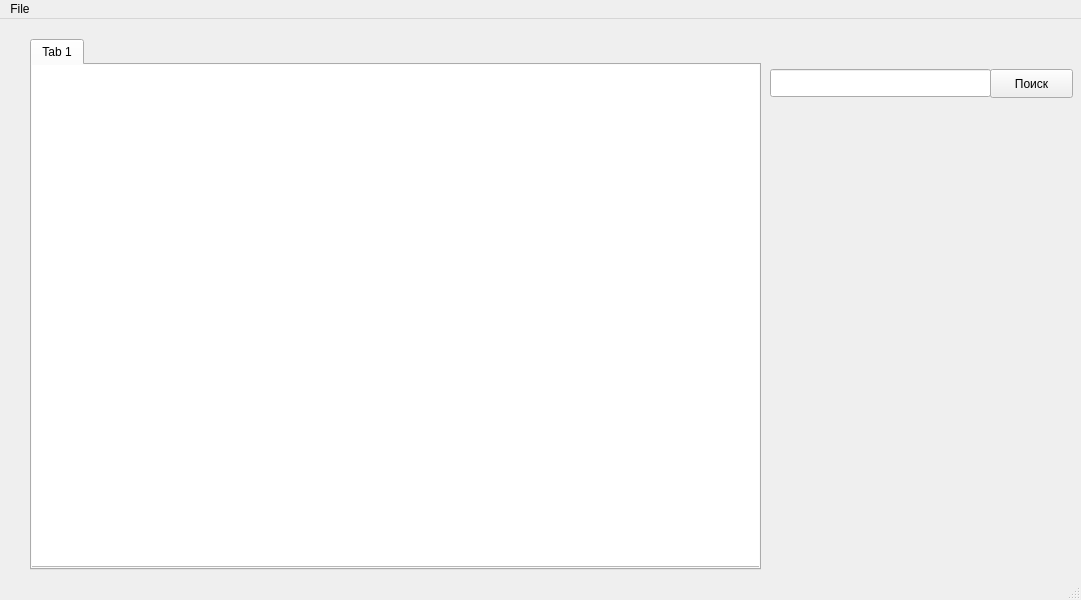
<?xml version="1.0" encoding="UTF-8"?>
<ui version="4.0">
 <class>MainWindow</class>
 <widget class="QMainWindow" name="MainWindow">
  <property name="geometry">
   <rect>
    <x>0</x>
    <y>0</y>
    <width>1081</width>
    <height>600</height>
   </rect>
  </property>
  <property name="windowTitle">
   <string>PassKeeper</string>
  </property>
  <widget class="QWidget" name="centralwidget">
   <widget class="QTabWidget" name="Tables">
    <property name="geometry">
     <rect>
      <x>30</x>
      <y>20</y>
      <width>731</width>
      <height>531</height>
     </rect>
    </property>
    <property name="currentIndex">
     <number>0</number>
    </property>
    <widget class="QWidget" name="tab">
     <attribute name="title">
      <string>Tab 1</string>
     </attribute>
     <widget class="QTableView" name="MW_tableOne_View">
      <property name="geometry">
       <rect>
        <x>-5</x>
        <y>-9</y>
        <width>741</width>
        <height>511</height>
       </rect>
      </property>
     </widget>
    </widget>
   </widget>
   <widget class="QPushButton" name="MW_Seach">
    <property name="geometry">
     <rect>
      <x>990</x>
      <y>50</y>
      <width>83</width>
      <height>29</height>
     </rect>
    </property>
    <property name="text">
     <string>Поиск</string>
    </property>
   </widget>
   <widget class="QLineEdit" name="MW_Seach_line">
    <property name="geometry">
     <rect>
      <x>770</x>
      <y>50</y>
      <width>221</width>
      <height>28</height>
     </rect>
    </property>
   </widget>
  </widget>
  <widget class="QMenuBar" name="menubar">
   <property name="geometry">
    <rect>
     <x>0</x>
     <y>0</y>
     <width>1081</width>
     <height>25</height>
    </rect>
   </property>
   <widget class="QMenu" name="menuFile">
    <property name="title">
     <string>File</string>
    </property>
    <addaction name="actionLoad"/>
    <addaction name="actionSave"/>
    <addaction name="actionSave_as"/>
    <addaction name="separator"/>
    <addaction name="actionAdd_row"/>
    <addaction name="actionAdd_table"/>
   </widget>
   <addaction name="menuFile"/>
  </widget>
  <widget class="QStatusBar" name="statusbar"/>
  <action name="actionLoad">
   <property name="text">
    <string>Load...</string>
   </property>
  </action>
  <action name="actionSave">
   <property name="text">
    <string>Save</string>
   </property>
  </action>
  <action name="actionSave_as">
   <property name="text">
    <string>Save as...</string>
   </property>
  </action>
  <action name="actionAdd_row">
   <property name="text">
    <string>Add row</string>
   </property>
  </action>
  <action name="actionAdd_table">
   <property name="text">
    <string>Add table</string>
   </property>
  </action>
 </widget>
 <resources/>
 <connections/>
</ui>
